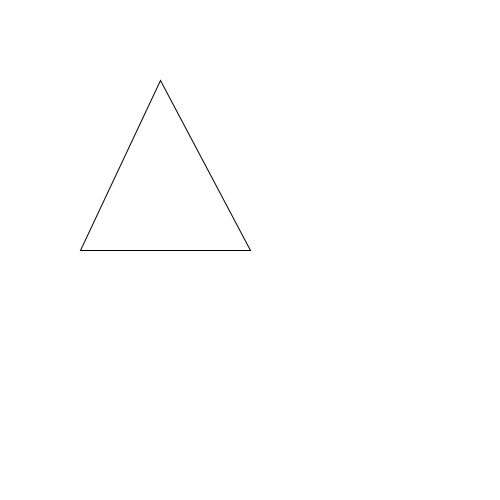
Frame 1 (no input)
Frame 60 (the mouse pressed at the canvas centre just before this capture): identical to frame 1, image omitted
Frame 120 (the mouse held since frame 60 and released just before this capture): identical to frame 1, image omitted

The Processing sketch that drew this single still picture (run headless with seeded random() and noise(); from frame 60 on, the mouse is pressed at the canvas centre):

// Processing sketch: op9_8
// ── op9_8.pde

void setup() {
  size (500,500);
  
}

void draw(){
  background(255,255,255);
  tekenDriehoek(250,250,160,80,80,250);
}

void tekenDriehoek(int x1, int y1, int x2, int y2, int x3, int y3) {
  triangle(x1,y1,x2,y2,x3,y3);
  
}
